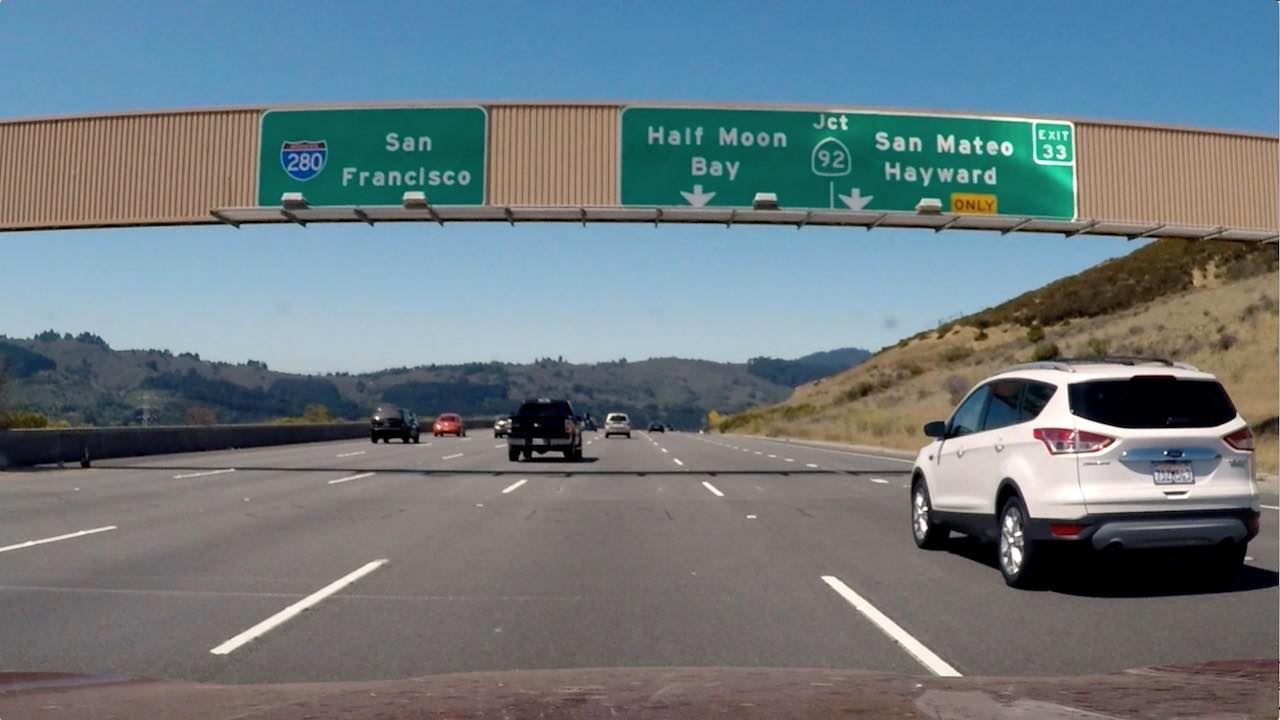
#> input picture UdacityAINandodegree/self-driving-car-term1/test-advanced-lane-detect/signs_vehicles_xygrad.png, 1280 x 720 px
$ python color-and-gradient.py   (older library calls are emulated)
#> lines starting #> are read from the running program, lines starting #| are printed output that depends on the picture
import numpy as np
import cv2
import matplotlib.pyplot as plt
import matplotlib.image as mpimg

img_path = './signs_vehicles_xygrad.png'
img = mpimg.imread(img_path)
#> img is the input picture: shape (720, 1280, 3) float32; mean R, G, B 0.428, 0.477, 0.5

# Convert to HLS color space and separate the S channel
# Note: img is the undistorted image
hls = cv2.cvtColor(img, cv2.COLOR_RGB2HLS)
#> hls: shape (720, 1280, 3) float32; mean of channels 0, 1, 2 120.3, 0.5, 0.3
s_channel = hls[:,:,2]
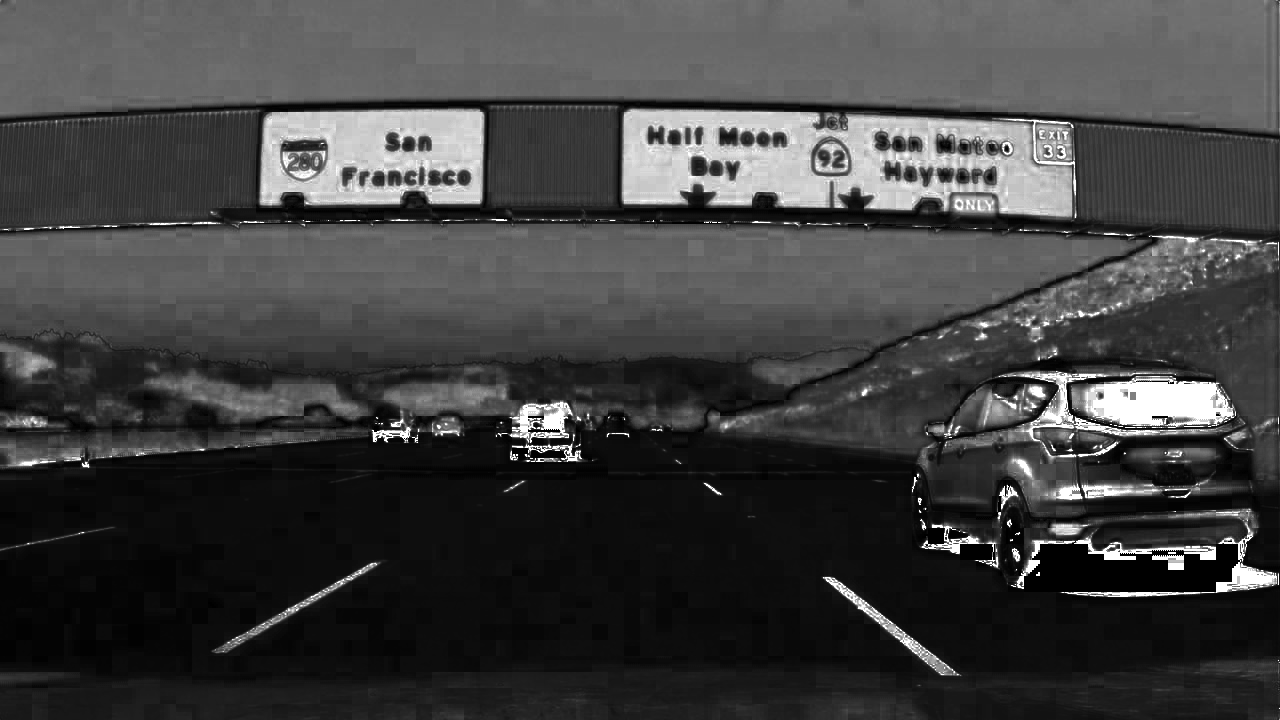
#> s_channel: shape (720, 1280) float32; min 0, max 1, mean 0.254

# Grayscale image
# NOTE: we already saw that standard grayscaling lost color information for the lane lines
# Explore gradients in other colors spaces / color channels to see what might work better
gray = cv2.cvtColor(img, cv2.COLOR_RGB2GRAY)
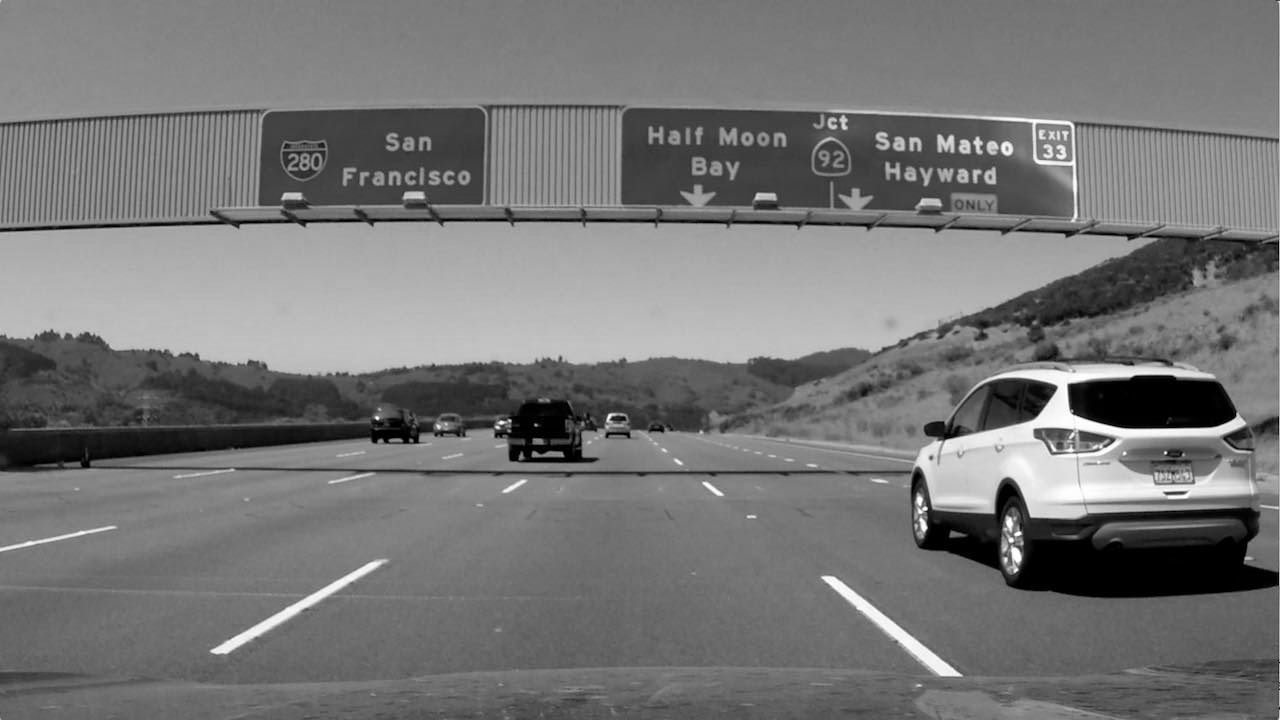
#> gray: shape (720, 1280) float32; min 0, max 0.999, mean 0.465

# Sobel x
sobelx = cv2.Sobel(gray, cv2.CV_64F, 1, 0) # Take the derivative in x
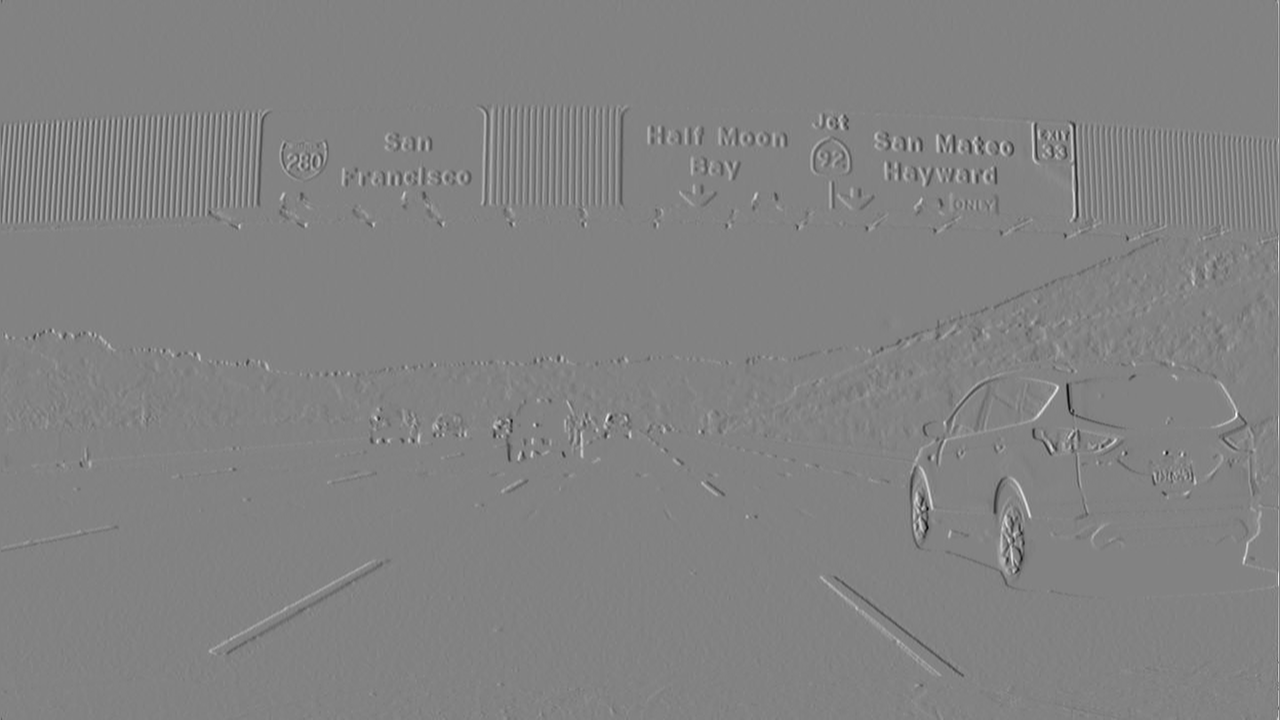
#> sobelx: shape (720, 1280) float64; min -3.19, max 3.04, mean 0.000561; drawn with min black and max white
abs_sobelx = np.absolute(sobelx) # Absolute x derivative to accentuate lines away from horizontal
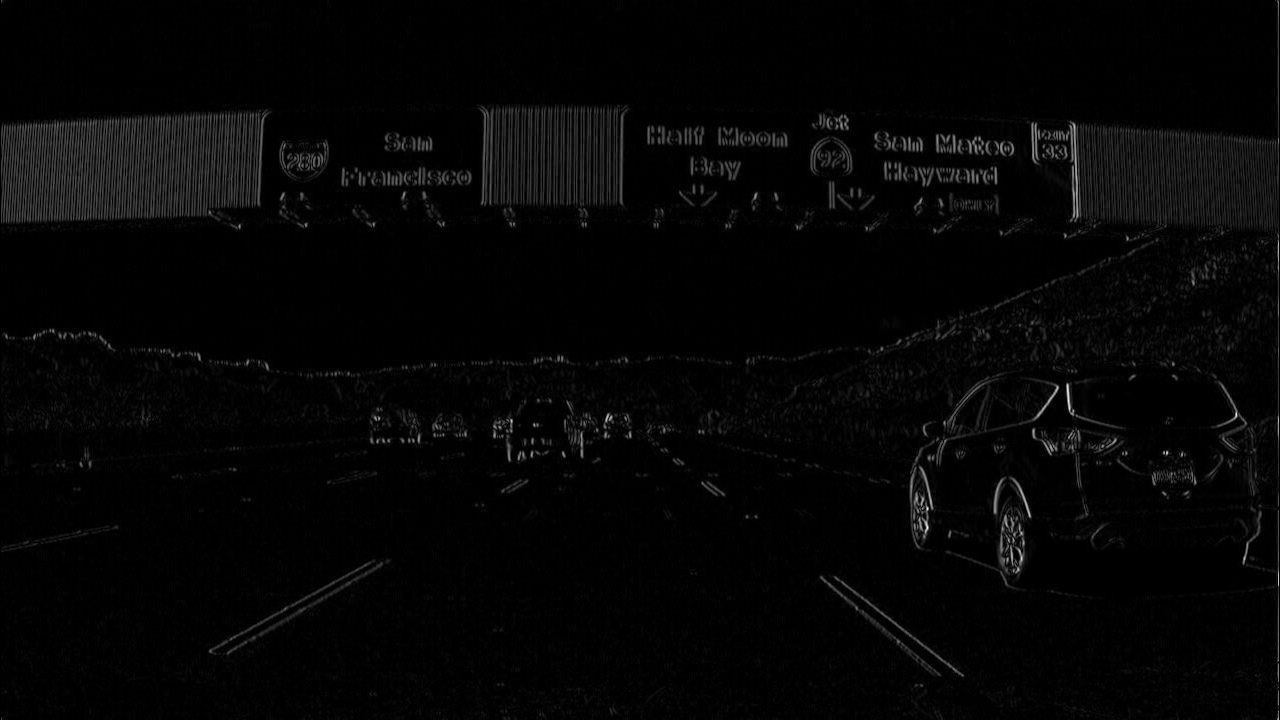
#> abs_sobelx: shape (720, 1280) float64; min 0, max 3.19, mean 0.0728; drawn with min black and max white
scaled_sobel = np.uint8(255*abs_sobelx/np.max(abs_sobelx))

# Threshold x gradient
thresh_min = 20
thresh_max = 100
sxbinary = np.zeros_like(scaled_sobel)
sxbinary[(scaled_sobel >= thresh_min) & (scaled_sobel <= thresh_max)] = 1

# Threshold color channel
s_thresh_min = 170
s_thresh_max = 255
s_binary = np.zeros_like(s_channel)
s_binary[(s_channel >= s_thresh_min) & (s_channel <= s_thresh_max)] = 1

# Stack each channel to view their individual contributions in green and blue respectively
# This returns a stack of the two binary images, whose components you can see as different colors
color_binary = np.dstack(( np.zeros_like(sxbinary), sxbinary, s_binary)) * 255

# Combine the two binary thresholds
combined_binary = np.zeros_like(sxbinary)
combined_binary[(s_binary == 1) | (sxbinary == 1)] = 1

# Plotting thresholded images
f, (ax1, ax2) = plt.subplots(1, 2, figsize=(20,10))
ax1.set_title('Stacked thresholds')
ax1.imshow(color_binary)

ax2.set_title('Combined S channel and gradient thresholds')
ax2.imshow(combined_binary, cmap='gray')
plt.show()
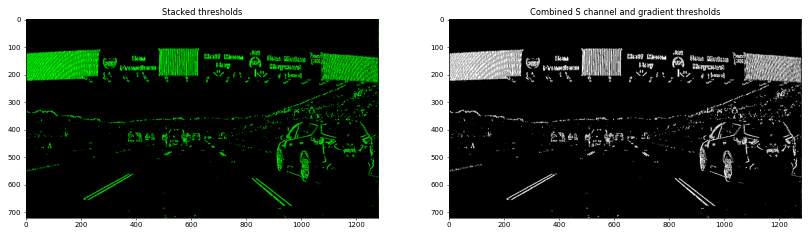
#> figure drawn by matplotlib, 2 panels

"""
azure etereum account password
;K{F63;v@bR.ceD2@D8~L$\?v3qAt/8L

azure ethereum private key passphrase
R{d(<4q#(Ncg'?,2:e4@qt8EmzCxU[sJ
"""

"""
meta mask password - for azure
rY/./_~D`Xgc\@M?j7_Wm%a{W='_Pav(84T^rxV7-U+

weird matter bundle glass father loan fox say typical average proof worth

azure load balancing endpoint
http://40.65.121.96/

rpc: http://40.65.121.96:8545
port: 8545

"""
